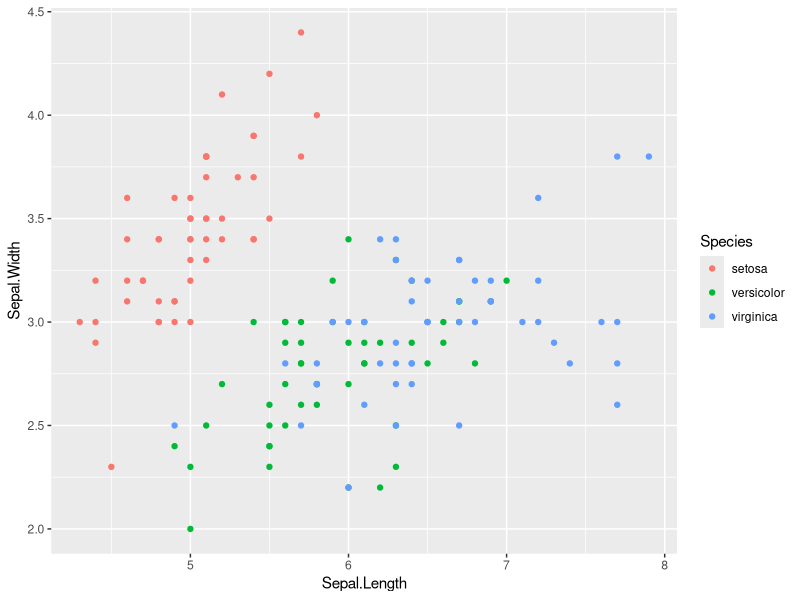
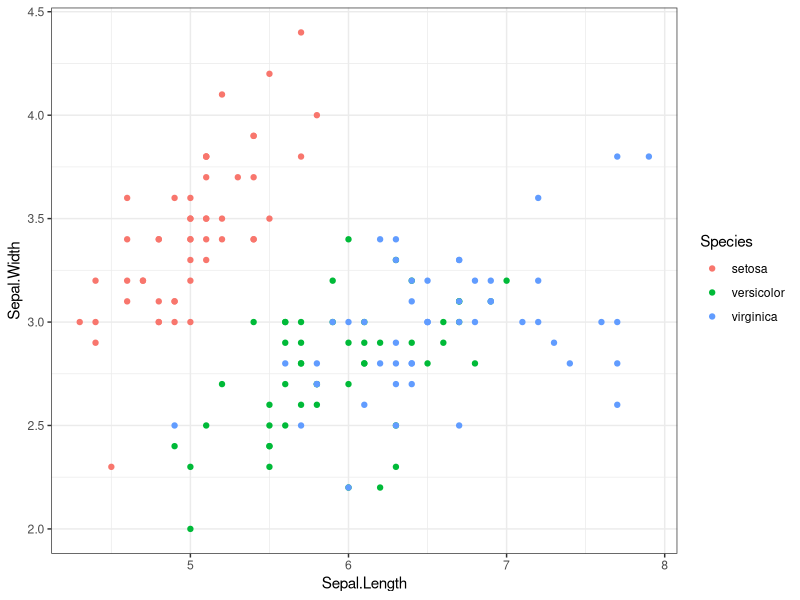
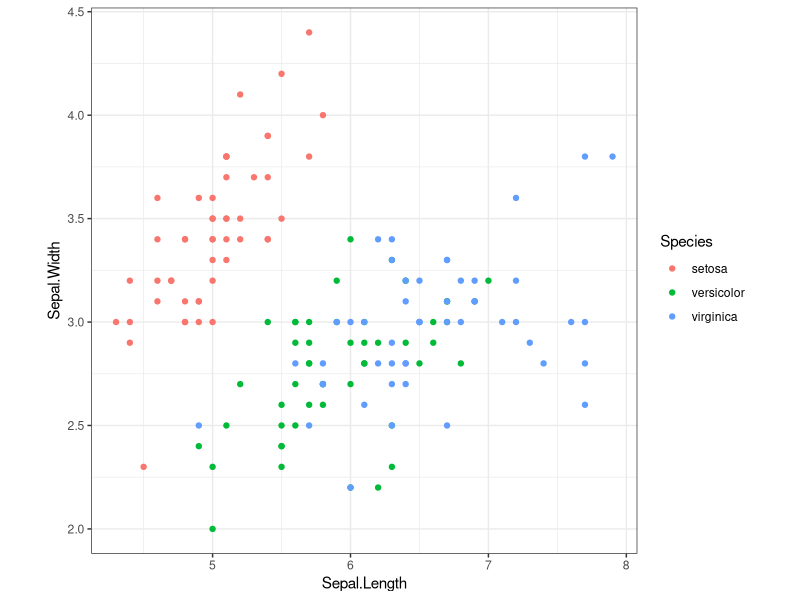
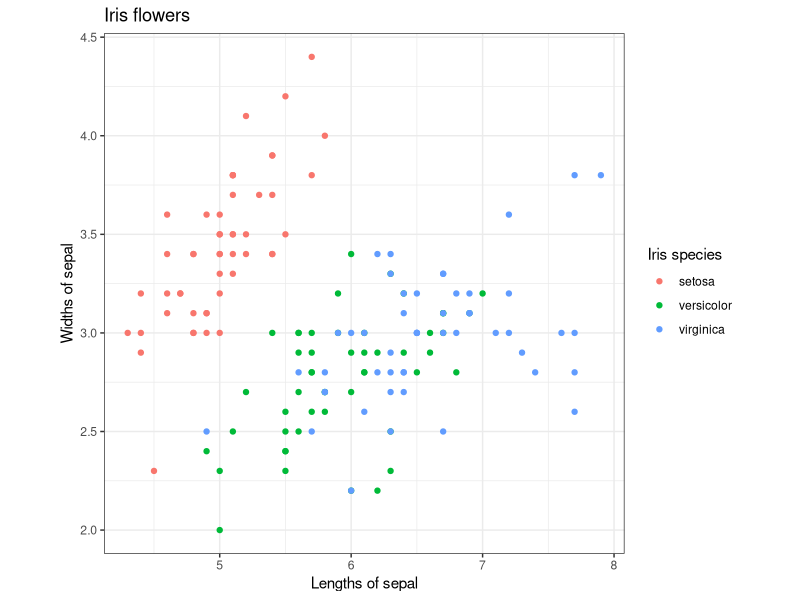
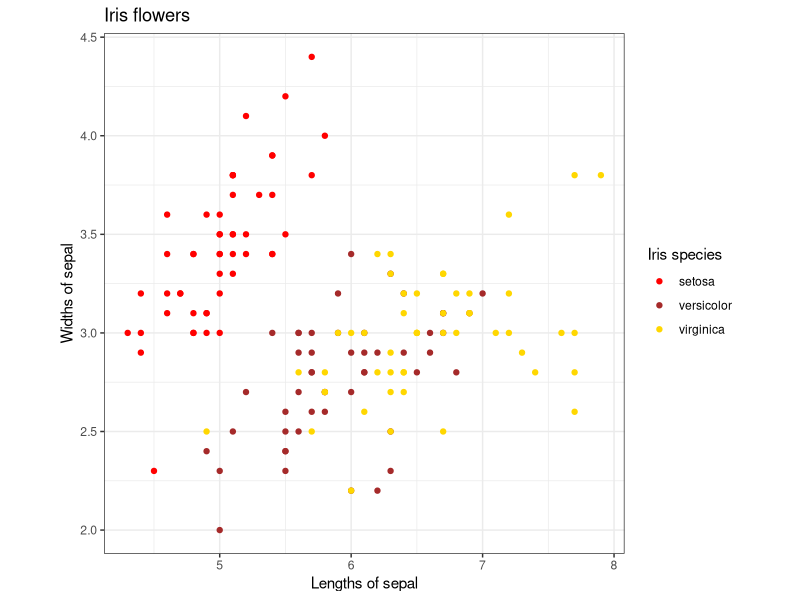

Here is the R script that generated these plots, in order:
## ---- chunk 1
knitr::opts_chunk$set(echo = TRUE)
library(tidyverse)
## ---- chunk 2
g1 <- iris %>%
  ggplot(aes(Sepal.Length, Sepal.Width)) +
  geom_point(aes(color = Species)) 
print(g1)
## ---- chunk 3
g2 <- g1 + 
  theme_bw()
print(g2)
## ---- chunk 4
g3 <- g2 + 
  theme(aspect.ratio = 1)
print(g3)
## ---- chunk 5
g4 <- g3 + 
  ggtitle("Iris flowers") +
  labs(x = "Lengths of sepal", 
       y = "Widths of sepal",
       color = "Iris species")
print(g4)
## ---- chunk 6
g5 <- g4 + 
  ggtitle("Iris flowers") +
  labs(x = "Lengths of sepal", 
       y = "Widths of sepal",
       color = "Iris species") +
  scale_color_manual(values = c("setosa" = "red",
                                "versicolor" = "brown",
                                "virginica" = "gold"))
print(g5)
